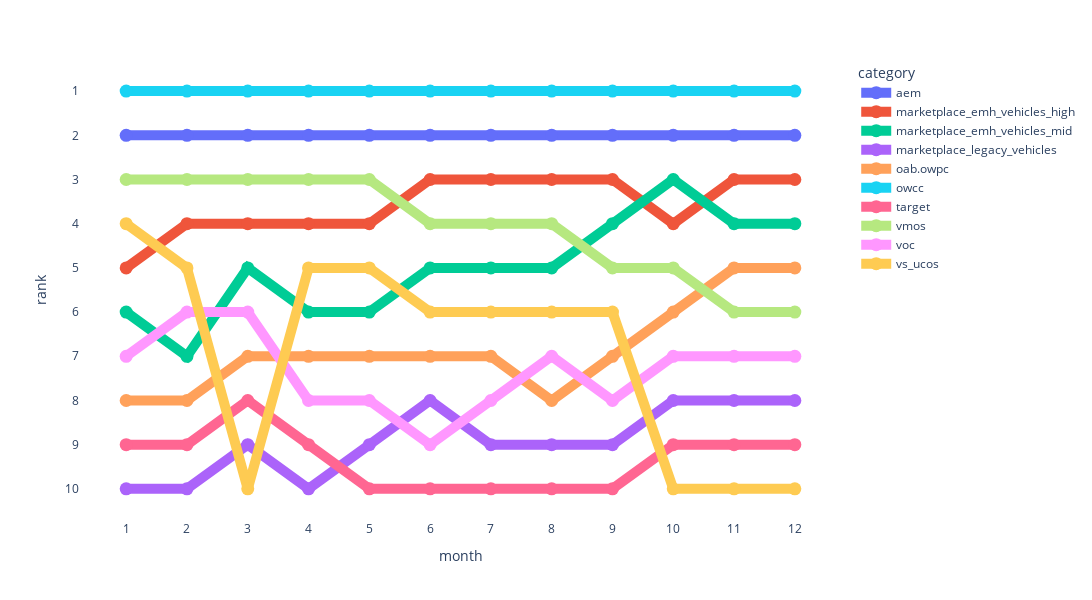

The code cell stored with this chart in its notebook:
### Code cell
# Criar bump chart
fig = px.line(df_final, x='month', y='rank', color='category', markers=True)

# Inverter eixo Y para manter 1 no topo
fig.update_yaxes(autorange="reversed", tickmode="linear")

# Mostrar todos os meses no eixo X
fig.update_xaxes(type='category', tickmode="linear")

# Aumentar a espessura das linhas
fig.update_traces(
    line=dict(width=10),  # Aumenta a espessura das linhas
    marker=dict(size=13, symbol="circle", opacity=1)  # Personaliza marcadores
)

# Remover a cor de fundo
fig.update_layout(
    plot_bgcolor="white",  # Fundo do gráfico branco
    paper_bgcolor="white",  # Fundo externo branco
    width=1100, height=600  # Ajustar tamanho do gráfico
)

# Exibir o gráfico
fig.show()

### Figure 1 — Plotly figure (JSON) as saved in the notebook; plotly's stock layout.template omitted (floating-point values rounded to 4 significant figures)
{"data": [{"hovertemplate": "category=aem<br>month=%{x}<br>rank=%{y}<extra></extra>", "legendgroup": "aem", "line": {"color": "#636efa", "dash": "solid", "width": 10}, "marker": {"opacity": 1, "size": 13, "symbol": "circle"}, "mode": "lines+markers", "name": "aem", "orientation": "v", "showlegend": true, "type": "scatter", "x": [1, 2, 3, 4, 5, 6, 7, 8, 9, 10, 11, 12], "xaxis": "x", "y": [2, 2, 2, 2, 2, 2, 2, 2, 2, 2, 2, 2], "yaxis": "y"}, {"hovertemplate": "category=marketplace_emh_vehicles_high<br>month=%{x}<br>rank=%{y}<extra></extra>", "legendgroup": "marketplace_emh_vehicles_high", "line": {"color": "#EF553B", "dash": "solid", "width": 10}, "marker": {"opacity": 1, "size": 13, "symbol": "circle"}, "mode": "lines+markers", "name": "marketplace_emh_vehicles_high", "orientation": "v", "showlegend": true, "type": "scatter", "x": [1, 2, 3, 4, 5, 6, 7, 8, 9, 10, 11, 12], "xaxis": "x", "y": [5, 4, 4, 4, 4, 3, 3, 3, 3, 4, 3, 3], "yaxis": "y"}, {"hovertemplate": "category=marketplace_emh_vehicles_mid<br>month=%{x}<br>rank=%{y}<extra></extra>", "legendgroup": "marketplace_emh_vehicles_mid", "line": {"color": "#00cc96", "dash": "solid", "width": 10}, "marker": {"opacity": 1, "size": 13, "symbol": "circle"}, "mode": "lines+markers", "name": "marketplace_emh_vehicles_mid", "orientation": "v", "showlegend": true, "type": "scatter", "x": [1, 2, 3, 4, 5, 6, 7, 8, 9, 10, 11, 12], "xaxis": "x", "y": [6, 7, 5, 6, 6, 5, 5, 5, 4, 3, 4, 4], "yaxis": "y"}, {"hovertemplate": "category=marketplace_legacy_vehicles<br>month=%{x}<br>rank=%{y}<extra></extra>", "legendgroup": "marketplace_legacy_vehicles", "line": {"color": "#ab63fa", "dash": "solid", "width": 10}, "marker": {"opacity": 1, "size": 13, "symbol": "circle"}, "mode": "lines+markers", "name": "marketplace_legacy_vehicles", "orientation": "v", "showlegend": true, "type": "scatter", "x": [1, 2, 3, 4, 5, 6, 7, 8, 9, 10, 11, 12], "xaxis": "x", "y": [10, 10, 9, 10, 9, 8, 9, 9, 9, 8, 8, 8], "yaxis": "y"}, {"hovertemplate": "category=oab.owpc<br>month=%{x}<br>rank=%{y}<extra></extra>", "legendgroup": "oab.owpc", "line": {"color": "#FFA15A", "dash": "solid", "width": 10}, "marker": {"opacity": 1, "size": 13, "symbol": "circle"}, "mode": "lines+markers", "name": "oab.owpc", "orientation": "v", "showlegend": true, "type": "scatter", "x": [1, 2, 3, 4, 5, 6, 7, 8, 9, 10, 11, 12], "xaxis": "x", "y": [8, 8, 7, 7, 7, 7, 7, 8, 7, 6, 5, 5], "yaxis": "y"}, {"hovertemplate": "category=owcc<br>month=%{x}<br>rank=%{y}<extra></extra>", "legendgroup": "owcc", "line": {"color": "#19d3f3", "dash": "solid", "width": 10}, "marker": {"opacity": 1, "size": 13, "symbol": "circle"}, "mode": "lines+markers", "name": "owcc", "orientation": "v", "showlegend": true, "type": "scatter", "x": [1, 2, 3, 4, 5, 6, 7, 8, 9, 10, 11, 12], "xaxis": "x", "y": [1, 1, 1, 1, 1, 1, 1, 1, 1, 1, 1, 1], "yaxis": "y"}, {"hovertemplate": "category=target<br>month=%{x}<br>rank=%{y}<extra></extra>", "legendgroup": "target", "line": {"color": "#FF6692", "dash": "solid", "width": 10}, "marker": {"opacity": 1, "size": 13, "symbol": "circle"}, "mode": "lines+markers", "name": "target", "orientation": "v", "showlegend": true, "type": "scatter", "x": [1, 2, 3, 4, 5, 6, 7, 8, 9, 10, 11, 12], "xaxis": "x", "y": [9, 9, 8, 9, 10, 10, 10, 10, 10, 9, 9, 9], "yaxis": "y"}, {"hovertemplate": "category=vmos<br>month=%{x}<br>rank=%{y}<extra></extra>", "legendgroup": "vmos", "line": {"color": "#B6E880", "dash": "solid", "width": 10}, "marker": {"opacity": 1, "size": 13, "symbol": "circle"}, "mode": "lines+markers", "name": "vmos", "orientation": "v", "showlegend": true, "type": "scatter", "x": [1, 2, 3, 4, 5, 6, 7, 8, 9, 10, 11, 12], "xaxis": "x", "y": [3, 3, 3, 3, 3, 4, 4, 4, 5, 5, 6, 6], "yaxis": "y"}, {"hovertemplate": "category=voc<br>month=%{x}<br>rank=%{y}<extra></extra>", "legendgroup": "voc", "line": {"color": "#FF97FF", "dash": "solid", "width": 10}, "marker": {"opacity": 1, "size": 13, "symbol": "circle"}, "mode": "lines+markers", "name": "voc", "orientation": "v", "showlegend": true, "type": "scatter", "x": [1, 2, 3, 4, 5, 6, 7, 8, 9, 10, 11, 12], "xaxis": "x", "y": [7, 6, 6, 8, 8, 9, 8, 7, 8, 7, 7, 7], "yaxis": "y"}, {"hovertemplate": "category=vs_ucos<br>month=%{x}<br>rank=%{y}<extra></extra>", "legendgroup": "vs_ucos", "line": {"color": "#FECB52", "dash": "solid", "width": 10}, "marker": {"opacity": 1, "size": 13, "symbol": "circle"}, "mode": "lines+markers", "name": "vs_ucos", "orientation": "v", "showlegend": true, "type": "scatter", "x": [1, 2, 3, 4, 5, 6, 7, 8, 9, 10, 11, 12], "xaxis": "x", "y": [4, 5, 10, 5, 5, 6, 6, 6, 6, 10, 10, 10], "yaxis": "y"}], "layout": {"height": 600, "legend": {"title": {"text": "category"}, "tracegroupgap": 0}, "margin": {"t": 60}, "paper_bgcolor": "white", "plot_bgcolor": "white", "width": 1100, "xaxis": {"anchor": "y", "domain": [0, 1], "tickmode": "linear", "title": {"text": "month"}, "type": "category"}, "yaxis": {"anchor": "x", "autorange": "reversed", "domain": [0, 1], "tickmode": "linear", "title": {"text": "rank"}}}}
